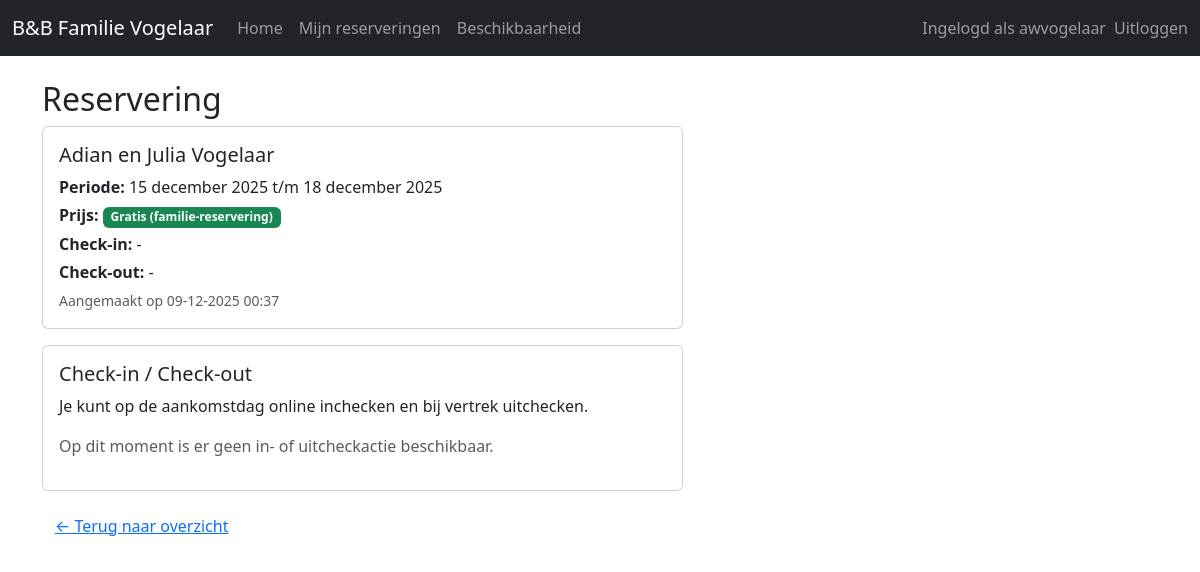
The page /booking/reservations/2/ (signed in) on the database its author committed.
### booking/models.py (models this page shows, shortened)
class Reservation(models.Model):
    family = models.ForeignKey(
        Family,
        on_delete=models.CASCADE,
        related_name="reservations",
        verbose_name="Gein",
    )
    start_date = models.DateField("Startdatum")
    end_date = models.DateField(
        "Einddatum",
        help_text="Laatste overnachtingsdatum (check-out is de volgende ochtend).",
    )
    created_at = models.DateTimeField(auto_now_add=True)
    price_per_night = models.DecimalField(
        max_digits=7, decimal_places=2, default=Decimal("75.00")
    )
    total_price = models.DecimalField(
        max_digits=9, decimal_places=2, default=Decimal("0.00")
    )
    is_free = models.BooleanField(default=False)
    checked_in_at = models.DateTimeField(null=True, blank=True)
    checked_out_at = models.DateTimeField(null=True, blank=True)
    class Meta:
        ordering = ["-start_date"]
    @property
    def can_check_in(self):
        today = date.today()
        return (
            self.checked_in_at is None
            and self.start_date <= today <= self.end_date
        )
    @property
    def can_check_out(self):
        return self.checked_in_at is not None and self.checked_out_at is None

class Family(models.Model):
    FAMILY_CHOICES = [
        ("adian_julia", "Adian en Julia"),
        ("marten_marilene", "Marten en Marilene"),
        ("quintijn_rosanne", "Quintijn en Rosanne"),
    ]
    code = models.CharField(
        max_length=64,
        unique=True,
        help_text="Bijvoorbeeld 'adian_julia' of een andere familienaam.",
    )
    display_name = models.CharField(
        max_length=128,
        blank=True,
        help_text="Naam die op de site wordt getoond. Leeg = gebruik code/keuze.",
    )
    user = models.OneToOneField(
        settings.AUTH_USER_MODEL,
        on_delete=models.SET_NULL,
        null=True,
        blank=True,
        related_name="family",
        help_text="Account dat namens dit gezin kan reserveren.",
    )
    is_free_family = models.BooleanField(
        default=False,
        help_text="Als dit aan staat, zijn reserveringen gratis.",
    )
    def __str__(self):
        if self.display_name:
            return self.display_name
        choices_dict = dict(self.FAMILY_CHOICES)
        return choices_dict.get(self.code, self.code)

### booking/views.py (the view)
# urls.py: path("reservations/<int:pk>/", views.reservation_detail, name="reservation_detail"),
@login_required
def reservation_detail(request, pk):
    reservation = get_object_or_404(Reservation, pk=pk)
    family = get_family_for_user(request.user)
    if family and reservation.family != family and not request.user.is_staff:
        messages.error(request, "Je mag alleen je eigen reserveringen bekijken.")
        return redirect("booking:reservation_list")
    return render(
        request,
        "booking/reservation_detail.html",
        {
            "reservation": reservation,
            "family": family,
        },
    )

### booking/views.py (called while the page is built)
def get_family_for_user(user):
    if not user.is_authenticated:
        return None
    try:
        return user.family
    except Family.DoesNotExist:
        return None

### booking/templates/booking/reservation_detail.html (shortened to what this page needs)
{% extends "booking/base.html" %}
{% block content %}
<div class="row">
  <div class="col-md-7">
    <h2>Reservering</h2>
    <div class="card mb-3">
      <div class="card-body">
        <h5 class="card-title">{{ reservation.family }}</h5>
        <p class="card-text mb-1">
          <strong>Periode:</strong>
          {{ reservation.start_date }} t/m {{ reservation.end_date }}
        </p>
        <p class="card-text mb-1">
          <strong>Prijs:</strong>
          {% if reservation.is_free %}
            <span class="badge bg-success">Gratis (familie-reservering)</span>
          {% else %}
            € {{ reservation.total_price }}
          {% endif %}
        </p>
        <p class="card-text mb-1">
          <strong>Check-in:</strong>
          {{ reservation.checked_in_at|date:"d-m-Y H:i"|default:"-" }}
        </p>
        <p class="card-text mb-1">
          <strong>Check-out:</strong>
          {{ reservation.checked_out_at|date:"d-m-Y H:i"|default:"-" }}
        </p>
        <p class="card-text">
          <small class="text-muted">
            Aangemaakt op {{ reservation.created_at|date:"d-m-Y H:i" }}
          </small>
        </p>
      </div>
    </div>
    {% if family and family == reservation.family or user.is_staff %}
      <div class="card">
        <div class="card-body">
          <h5 class="card-title">Check-in / Check-out</h5>
          <p class="card-text">
            Je kunt op de aankomstdag online inchecken en bij vertrek uitchecken.
          </p>
          {% if not reservation.can_check_in and not reservation.can_check_out %}
            <p class="text-muted mt-2">
              Op dit moment is er geen in- of uitcheckactie beschikbaar.
            </p>
          {% endif %}
        </div>
      </div>
    {% endif %}
    <div class="mt-3">
      <a href="{% url 'booking:reservation_list' %}" class="btn btn-link">
        ← Terug naar overzicht
      </a>
    </div>
  </div>
</div>
{% endblock %}

### booking/templates/booking/base.html (shortened to what this page needs)
<!DOCTYPE html>
<html lang="nl">
<head>
  <link
    rel="stylesheet"
    href="https://cdn.jsdelivr.net/npm/bootstrap@5.3.3/dist/css/bootstrap.min.css"
  >
</head>
<body>
<nav class="navbar navbar-expand-lg navbar-dark bg-dark mb-4">
  <div class="container-fluid">
    <a class="navbar-brand" href="{% url 'booking:home' %}">
      B&amp;B Familie Vogelaar
    </a>
    <div class="collapse navbar-collapse" id="navbarNav">
    <ul class="navbar-nav me-auto mb-2 mb-lg-0">
      <li class="nav-item">
        <a class="nav-link" href="{% url 'booking:home' %}">Home</a>
      </li>
      {% if user.is_authenticated %}
      <li class="nav-item">
        <a class="nav-link" href="{% url 'booking:reservation_list' %}">Mijn reserveringen</a>
      </li>
      <li class="nav-item">
        <a class="nav-link" href="{% url 'booking:availability' %}">Beschikbaarheid</a>
      </li>
      {% endif %}
    </ul>
      <ul class="navbar-nav ms-auto">
        {% if user.is_authenticated %}
          <li class="nav-item">
            <span class="navbar-text me-2">
              Ingelogd als {{ user.username }}
            </span>
          </li>
          <li class="nav-item">
          <form method="post" action="{% url 'logout' %}" class="d-inline">
            <button type="submit" class="btn btn-link nav-link p-0" style="border: none;">
              Uitloggen
            </button>
          </form>
        </li>
        {% else %}
          <li class="nav-item">
            <a class="nav-link" href="{% url 'login' %}">Inloggen</a>
          </li>
        {% endif %}
      </ul>
    </div>
  </div>
</nav>
<div class="container">
  {% block content %}{% endblock %}
</div>
</body>
</html>

### rows shown on the page
Reservation: family "Adian en Julia Vogelaar", start_date "15 december 2025", end_date "18 december 2025", checked_in_at "-", checked_out_at "-", created_at "09-12-2025 00:37"

### other values the page prints
{{ user.username }} "awvogelaar"
